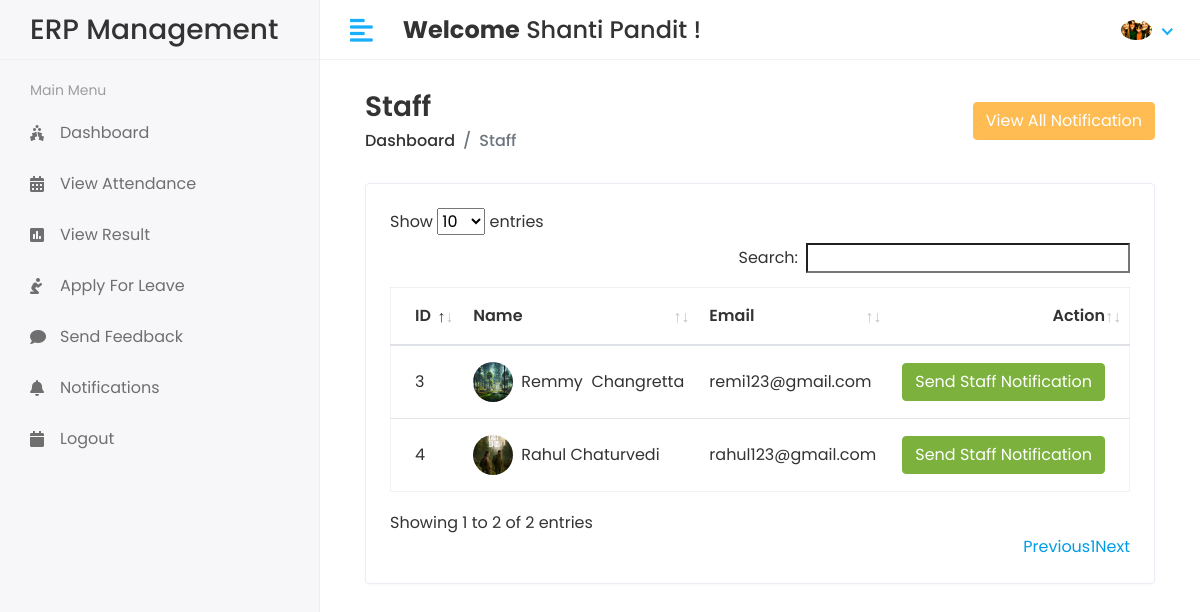
/Hod/Staff/Send_Notification (signed in), run on the app's committed database.
### app/models.py (models this page shows, shortened)
class CustomUser(AbstractUser):
    USER = (
        (1,'HOD'),
        (2,'STAFF'),
        (3,'STUDENT'),
    )
    user_type = models.CharField(choices=USER,max_length=50,default=1)
    profile_pic = models.ImageField(upload_to='media/profile_pic')

class Staff(models.Model):
    admin = models.OneToOneField(CustomUser,on_delete=models.CASCADE)
    address = models.TextField()
    gender = models.CharField(max_length=100)
    created_at = models.DateTimeField(auto_now_add=True)
    updated_at = models.DateTimeField(auto_now=True)

### student_management_system/Hod_Views.py (the view)
# urls.py: path('Hod/Staff/Send_Notification',Hod_Views.STAFF_SEND_NOTIFICATION,name='staff_send_notification'),
@login_required(login_url='/')
def STAFF_SEND_NOTIFICATION(request):
    staff = Staff.objects.all()
    see_notification = Staff_Notification.objects.all().order_by('-id')[0:5]
    context = {
        'staff':staff,
        'see_notification':see_notification,
    }
    return render(request,'Hod/staff_notification.html',context)

### app/templates/Hod/staff_notification.html (shortened to what this page needs)
{% extends 'base.html' %}
{% block content %}
<div class="content container-fluid">
   <div class="page-header">
      <div class="row align-items-center">
         <div class="col">
            <h3 class="page-title">Staff</h3>
            <ul class="breadcrumb">
               <li class="breadcrumb-item"><a href="index.html">Dashboard</a></li>
               <li class="breadcrumb-item active">Staff</li>
            </ul>
         </div>
         <div class="col-auto text-right float-right ml-auto">
            <button type="button" class="btn btn-primary" data-toggle="modal" data-target="#exampleModalCenter">
               View All Notification
            </button>
         </div>
      </div>
   </div>
   <div class="row">
      <div class="col-sm-12">
         <div class="card card-table">
            <div class="card-body">
               <div class="table-responsive">
                  <table id="table_id" class="table table-hover table-center mb-0">
                     <thead>
                        <tr>
                           <th>ID</th>
                           <th>Name</th>
                           <th>Email</th>
                           <th class="text-right">Action</th>
                        </tr>
                     </thead>
                     <tbody>
                     {% for i in staff %}
                        <tr>
                           <td>{{i.id}}</td>
                           <td>
                              <h2 class="table-avatar">
                                 <a href="student-details.html" class="avatar avatar-sm mr-2"><img class="avatar-img rounded-circle" src="/{{i.admin.profile_pic}}" alt="User Image"></a>
                                 <a href="student-details.html">{{i.admin.first_name}}&nbsp;{{i.admin.last_name}}</a>
                              </h2>
                           </td>
                           <td>{{i.admin.email}}</td>
                           <td class="text-right">
                              <button type="button" class="btn btn-success" data-toggle="modal" data-target="#sendnotification-{{forloop.counter}}">
                                 Send Staff Notification
                              </button>
                           </td>
                        </tr>
                     {% endfor %}
                     </tbody>
                  </table>
               </div>
            </div>
         </div>
      </div>
   </div>
</div>
{% endblock %}

### app/templates/includes/header.html (shortened to what this page needs)
{% load static %}
<div class="header">
   <div class="header-left">
      <a href="index.html" class="logo" style="text-decoration:none; color:inherit;">
         <h3 style="margin: 0; padding: 10px;">ERP Management</h3>
      </a>
   </div>
   <a href="javascript:void(0);" id="toggle_btn">
      <i class="fas fa-align-left"></i>
   </a>
   <div class="top-nav-search mt-3">
      <h4><strong>Welcome</strong>&nbsp;<span>{{user.first_name}} {{user.last_name}}</span>&nbsp;!</h4>
   </div>
   <ul class="nav user-menu">
      <li class="nav-item dropdown has-arrow">
         <a href="#" class="dropdown-toggle nav-link" data-toggle="dropdown">
            {% if user.profile_pic == "" %}
            <span class="user-img"><img class="rounded-circle" src="{% static 'assets/img/noimg.jpg' %}" width="31"
                  alt="Ryan Taylor"></span>
            {% else %}
            <span class="user-img"><img class="rounded-circle" src="/{{user.profile_pic}}" width="31"
                  alt="Ryan Taylor"></span>
            {% endif %}
         </a>
      </li>
   </ul>
</div>

### app/static/assets/css/style.css (style rules this page uses)
html { height: 100%; }
body { background-color: #fff; color: #333; font-family: 'Poppins', sans-serif; font-size: 1rem; height: 100%; line-height: 1.5; overflow-x: hidden; }
h1, h2, h3, h4, h5, h6 { font-family: 'Poppins', sans-serif; margin-top: 0; }
a { color: #009ce7; }
input, button, a { transition: all 0.4s ease; -moz-transition: all 0.4s ease; -o-transition: all 0.4s ease; -ms-transition: all 0.4s ease; -webkit-transition: all 0.4s ease; }
input, input:focus, button, button:focus { outline: none; }
ul, ol { padding: 0px; list-style: none; }
.table { color: #333; max-width: 100%; margin-bottom: 0; width: 100%; }
.table.dataTable { border-collapse: collapse !important; border: 1px solid rgba(0, 0, 0, 0.05); }
table.table td h2 { display: inline-block; font-size: inherit; font-weight: 400; margin: 0; padding: 0; vertical-align: middle; }
table.table td h2.table-avatar { align-items: center; display: inline-flex; font-size: inherit; font-weight: 400; margin: 0; padding: 0; vertical-align: middle; white-space: nowrap; }
table.table td h2 a { color: #333; }
.table thead tr th { font-weight: 600; }
.table tbody tr { border-bottom: 1px solid rgba(0, 0, 0, 0.05); }
.table.table-center td, .table.table-center th { vertical-align: middle; }
.card-table .card-body .table>thead>tr>th { border-top: 0; }
.card-table .card-body .table tr td:first-child, .card-table .card-body .table tr th:first-child { padding-left: 1.5rem; }
.card-table .card-body .table tr td:last-child, .card-table .card-body .table tr th:last-child { padding-right: 1.5rem; }
.card-table .table td, .card-table .table th { border-top: 1px solid #e2e5e8; padding: 1rem 0.75rem; white-space: nowrap; }
.btn-primary { background-color: #FFBC53; border: 1px solid #FFBC53; }
.btn-success { background-color: #7bb13c; border: 1px solid #7bb13c }
.card { border: 1px solid #ececf5; box-shadow: 0 1px 3px 0 rgba(0, 0, 0, 0.03); margin-bottom: 1.875rem; }
.card-body { padding: 1.5rem; }
.avatar { position: relative; display: inline-block; width: 3rem; height: 3rem }
.avatar>img { width: 100%; height: 100%; -o-object-fit: cover; object-fit: cover; }
.avatar-sm { width: 2.5rem; height: 2.5rem; }
.header { background-color: #fff; border-bottom: 1px solid #f3f3f4; left: 0; position: fixed; right: 0; top: 0; z-index: 1001; height: 60px; }
.header .header-left { float: left; height: 60px; padding: 0 20px; position: relative; width: 320px; z-index: 1; transition: all 0.2s ease-in-out; background-color: #f7f7fa; border-bottom: 1px solid #efefef; border-right: 1px solid #ececf5; display: flex; align-items: center; }
.header .header-left .logo { display: inline-block; line-height: 60px; }
.header .dropdown-toggle:after { display: none; }
.header .has-arrow .dropdown-toggle:after { border-top: 0; border-left: 0; border-bottom: 2px solid #18aefa; border-right: 2px solid #18aefa; content: ''; height: 8px; display: inline-block; pointer-events: none; -webkit-transform-origin: 66% 66%; -ms-transform-origin: 66% 66%; transform-origin: 66% 66%; -webkit-transform: rotate(45deg); -ms-transform: rotate(45deg); transform: rotate(45deg); -webkit-transition: all 0.15s ease-in-out; transition: all 0.15s ease-in-out; width: 8px; vertical-align: 0px; }
.user-menu { float: right; margin: 0; position: relative; z-index: 99; padding-right: 15px; }
.user-menu.nav>li>a { color: #a0a0a0; font-size: 14px; line-height: 58px; padding: 0 15px; height: 60px; }
.user-img { margin-right: 3px; position: relative; }
.top-nav-search { float: left; margin-left: 15px; }
.page-header { margin-bottom: 1.875rem; }
.page-header .breadcrumb { background-color: transparent; color: #6c757d; font-size: 1rem; font-weight: 500; margin-bottom: 0; padding: 0; }
.page-header .breadcrumb a { color: #333; }
.page-title { font-size: 28px; font-weight: 600; color: #333; margin-bottom: 5px; }
@media (min-width: 992px) { #toggle_btn { align-items: center; color: #18aefa; display: inline-flex; float: left; font-size: 26px; height: 60px; justify-content: center; margin-left: 15px; padding: 0 15px; } }

### data on the page
CustomUser: first_name "Shanti", last_name "Pandit", profile_pic (picture)
Staff: id "3", admin.profile_pic (picture), admin.first_name "Remmy", admin.last_name "Changretta", admin.email "remi123@gmail.com"
Staff: id "4", admin.profile_pic (picture), admin.first_name "Rahul", admin.last_name "Chaturvedi", admin.email "rahul123@gmail.com"
